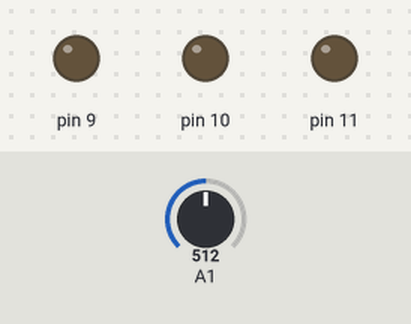
The sketch below on a simulated Arduino Uno, built with avr-gcc and run on an emulated ATmega328P. Parts: output pins drawn as LEDs (lit = HIGH). Inputs (shaded band) come from the test bench; at power-on: A1 = 512.

Above: at 1.2 s.
1.3 s: A1 set to 109
2.8 s: A1 set to 90
At 3.6 s:
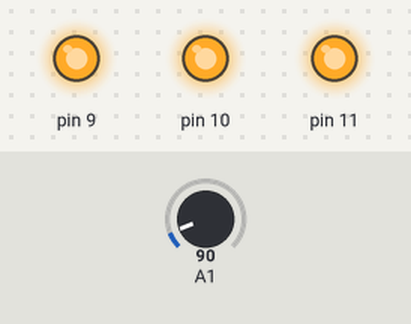
4.3 s: A1 set to 110
At 4.7 s:
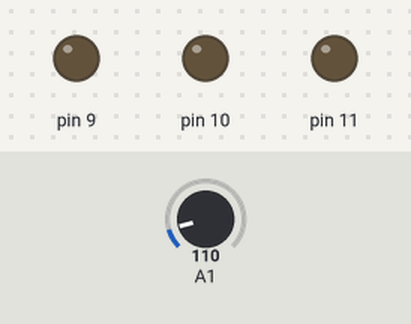
5.8 s: A1 set to 0
At 7.1 s:
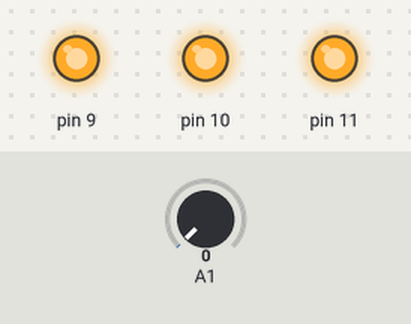
Timing chart, 0 to 8.4 s (numbered marks = the images above; inputs shaded):
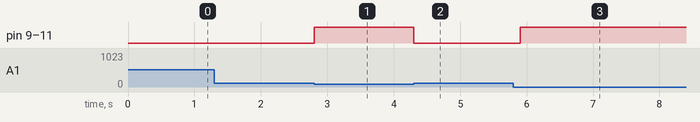

Measured:
- the behaviour switches between 100 and 99 on A1 (found by bisection; images 0 and 1)
- after the input at 1.3 s, every drawn part: stays the same
- after the input at 2.8 s, pin 9–11: LOW → HIGH at once
- after the input at 4.3 s, pin 9–11: HIGH → LOW at once
- after the input at 5.8 s, pin 9–11: LOW → HIGH after 0.10 s

The sketch:

task8.ino
```cpp
void setup() {
  // put your setup code here, to run once:
  Serial.begin(9600);
pinMode(A1,INPUT);
pinMode(9,OUTPUT);
pinMode(10,OUTPUT);
pinMode(11,OUTPUT);
}

void loop() {
  // put your main code here, to run repeatedly:
  if(analogRead(A1)<100)
      {
       digitalWrite(9,1);
       digitalWrite(10,1);
       digitalWrite(11,1);
      }
else
{
       digitalWrite(9,0);
       digitalWrite(10,0);
       digitalWrite(11,0);
       delay(200);
}
}
```
